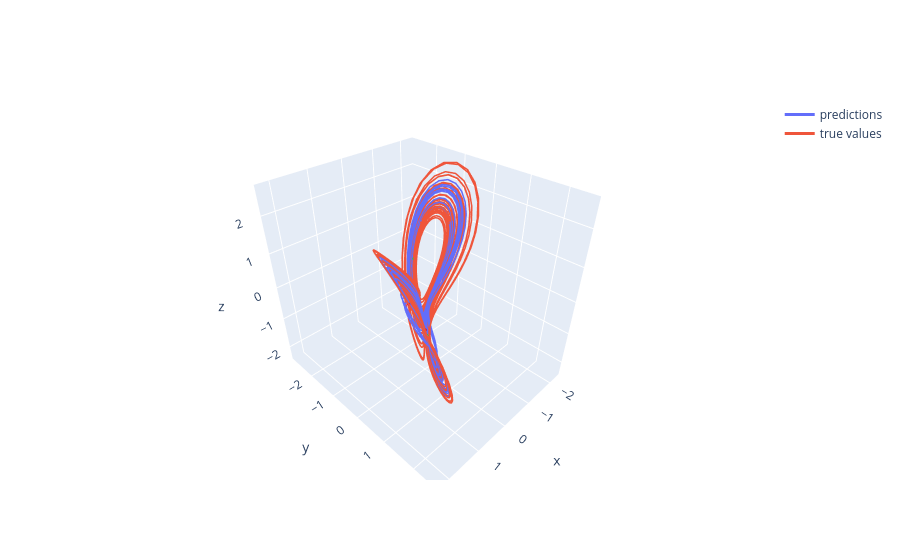

The notebook cell this image was saved under:
### Code cell
viz.compare_plot([predictions, Y_train], legend_names=['predictions', 'true values'])

### Figure 1 — Plotly figure (JSON) as saved in the notebook; plotly's stock layout.template omitted (floating-point values rounded to 4 significant figures; data arrays with more than 128 entries replaced by an {"elided": "..."} marker saying what was removed)
{"data": [{"line": {"color": "#636EFA", "width": 3}, "mode": "lines", "name": "predictions", "type": "scatter3d", "x": {"elided": "1250 float values"}, "y": {"elided": "1250 float values"}, "z": {"elided": "1250 float values"}}, {"marker": {"color": "limegreen", "size": 2}, "mode": "markers", "name": "", "showlegend": false, "type": "scatter3d", "x": [0.6052], "y": [0.6538], "z": [-0.4582]}, {"marker": {"color": "crimson", "size": 2}, "mode": "markers", "name": "", "showlegend": false, "type": "scatter3d", "x": [2.11], "y": [1.672], "z": [1.813]}, {"line": {"color": "#EF553B", "width": 3}, "mode": "lines", "name": "true values", "type": "scatter3d", "x": {"elided": "3749 float values"}, "y": {"elided": "3749 float values"}, "z": {"elided": "3749 float values"}}, {"marker": {"color": "limegreen", "size": 2}, "mode": "markers", "name": "", "showlegend": false, "type": "scatter3d", "x": [-1.281], "y": [-1.725], "z": [-0.175]}, {"marker": {"color": "crimson", "size": 2}, "mode": "markers", "name": "", "showlegend": false, "type": "scatter3d", "x": [0.5709], "y": [0.5593], "z": [-0.362]}], "layout": {}}
